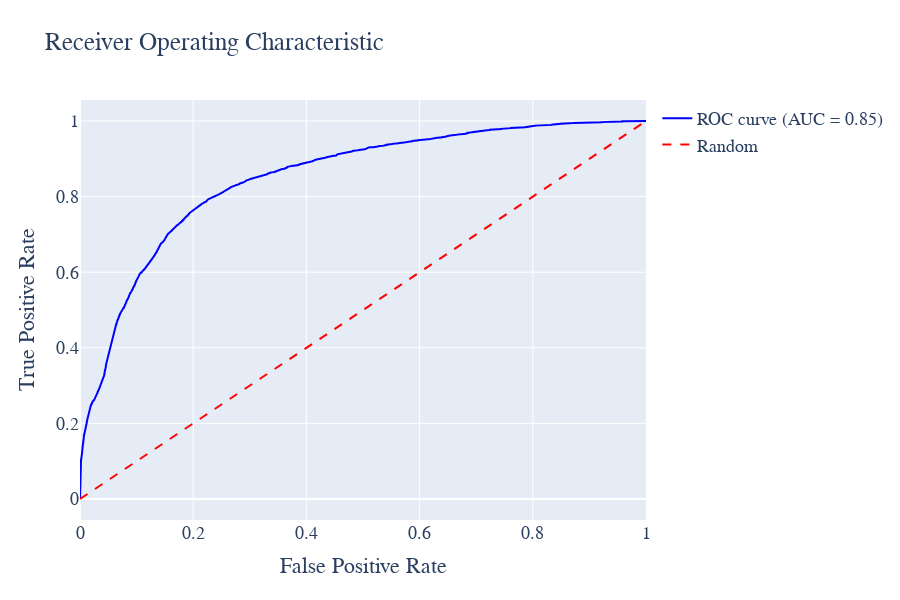

Source (notebook cell):
### Code cell
# %%
import plotly.graph_objects as go
from sklearn.metrics import roc_curve, auc

# 计算ROC曲线
roc_auc = auc(fpr, tpr)

# 计算ROC曲线
roc_auc = auc(fpr, tpr)

# 创建布局
layout = go.Layout(
    title='Receiver Operating Characteristic',
    xaxis=dict(title='False Positive Rate'),
    yaxis=dict(title='True Positive Rate'),
    hovermode='closest',
    width=900, height=600,
    font=dict(family='Times New Roman', size=18)
)

# 创建ROC曲线图形
roc_trace = go.Scatter(
    x=fpr,
    y=tpr,
    mode='lines',
    line=dict(color='blue', width=2),
    name='ROC curve (AUC = %0.2f)' % roc_auc
)

# 创建对角线图形
diagonal_trace = go.Scatter(
    x=[0, 1],
    y=[0, 1],
    mode='lines',
    line=dict(color='red', width=2, dash='dash'),
    name='Random'
)

# 创建图表数据
data = [roc_trace, diagonal_trace]

# 创建图表
fig = go.Figure(data=data, layout=layout)

fig.write_html('Image/4_4_6.html')
# 显示图表
fig.show()

### Figure 1 — Plotly figure (JSON) as saved in the notebook; plotly's stock layout.template omitted (floating-point values rounded to 4 significant figures; data arrays with more than 128 entries replaced by an {"elided": "..."} marker saying what was removed)
{"data": [{"line": {"color": "blue", "width": 2}, "mode": "lines", "name": "ROC curve (AUC = 0.85)", "type": "scatter", "x": {"elided": "4622 float values"}, "y": {"elided": "4622 float values"}}, {"line": {"color": "red", "dash": "dash", "width": 2}, "mode": "lines", "name": "Random", "type": "scatter", "x": [0, 1], "y": [0, 1]}], "layout": {"font": {"family": "Times New Roman", "size": 18}, "height": 600, "hovermode": "closest", "title": {"text": "Receiver Operating Characteristic"}, "width": 900, "xaxis": {"title": {"text": "False Positive Rate"}}, "yaxis": {"title": {"text": "True Positive Rate"}}}}
